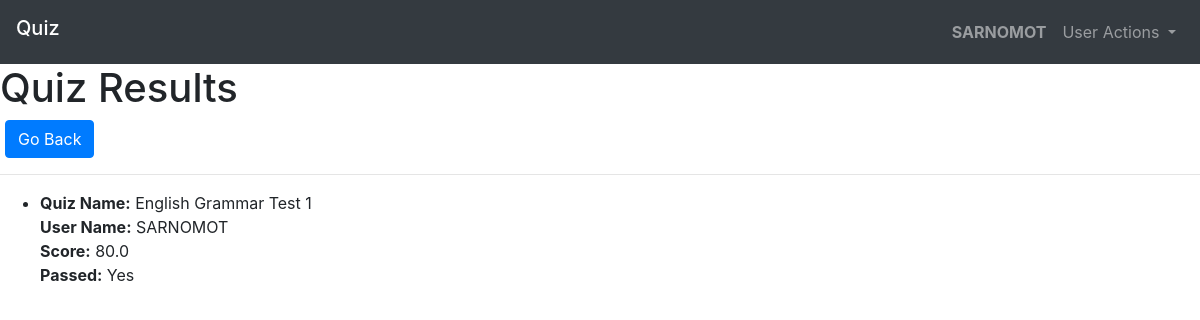
Screenshot of /results/2 (signed in) with the database file from the repository.
### quiz/models.py (models this page shows, shortened)
class User(AbstractUser):
    pass

class Result(models.Model):
    quiz = models.ForeignKey(Quiz, on_delete=models.CASCADE)
    user = models.ForeignKey(User, on_delete=models.CASCADE)
    score = models.FloatField()
    passed = models.BooleanField(default=False)

class Quiz(models.Model):
    name = models.CharField(max_length=100)
    image = models.ImageField(null=True, blank=True, upload_to='images/')
    topic = models.CharField(max_length=50)
    number_of_questions = models.IntegerField()
    time = models.IntegerField(help_text="duration of the quiz should finish")
    required_score = models.IntegerField(help_text="required score to pass the exam")
    difficulty = models.CharField(max_length=6, choices=DIFF_CHOICES)

### quiz/views.py (the view)
# urls.py: path('results/<int:quiz_id>', views.results_view, name='results')
def results_view(request, quiz_id):
    quiz = Quiz.objects.get(pk=quiz_id)
    results = Result.objects.filter(quiz=quiz).order_by('pk').reverse()
    return render(request, 'quiz/results.html', {
        'quiz': quiz,
        'results': results,
        'passed': results.first().passed
    })

### quiz/templates/quiz/results.html (shortened to what this page needs)
{% extends 'quiz/layout.html' %}
{% load static %}
{% block body %}
    <h1>Quiz Results</h1>
    <div style="padding-left: 5px;">
        <a href="{% url 'quiz:index' %}" class="btn btn-primary" >Go Back</a>
    </div>
    <hr>
    <ul>
        {% if result.user == result.user.username %}
            {% for result in results %}
                <li>
                    <strong>Quiz Name:</strong> {{ result.quiz.name }}<br>
                    <strong>User Name:</strong> {{ result.user.username }}<br>
                    <strong>Score:</strong> {{ result.score }}<br>
                    {% if result.passed == True%}
                        <strong>Passed:</strong> Yes
                    {% else %}
                        <strong>Passed:</strong> No
                    {% endif %}
                </li>
            {% endfor %}
        {% endif %}
    </ul>
{% endblock %}

### quiz/templates/quiz/layout.html (shortened to what this page needs)
{% load static %}
<!DOCTYPE html>
<html lang="en">
<head>
    <link rel="stylesheet" href="https://stackpath.bootstrapcdn.com/bootstrap/4.4.1/css/bootstrap.min.css">
    <link rel="stylesheet" href="https://stackpath.bootstrapcdn.com/bootstrap/4.5.2/css/bootstrap.min.css">
    <link rel="stylesheet" href="https://stackpath.bootstrapcdn.com/bootstrap/4.5.2/css/bootstrap.min.css">
</head>
<body>
    <nav class="navbar navbar-expand-lg navbar-dark bg-dark">
        <h1 class="navbar-brand">Quiz</h1>
        <ul class="navbar-nav ml-auto">
            {% if user.is_authenticated %}
                <li class="nav-item">
                    <a class="nav-link"><strong>{{ user.username }}</strong></a>
                </li>
            {% endif %}
            <li class="nav-item dropdown">
                <a class="nav-link dropdown-toggle" data-toggle="dropdown" href="#" role="button" aria-haspopup="true" aria-expanded="false">
                    User Actions
                </a>
            </li>
        </ul>
    </nav>
    <div class="body">
        {% block body %}
        {% endblock %}
    </div>
</body>
</html>

### rows the page displays
User: username "SARNOMOT"
Result: quiz.name "English Grammar Test 1", user.username "SARNOMOT", score "80.0", shows "Passed:", passed "Yes"
